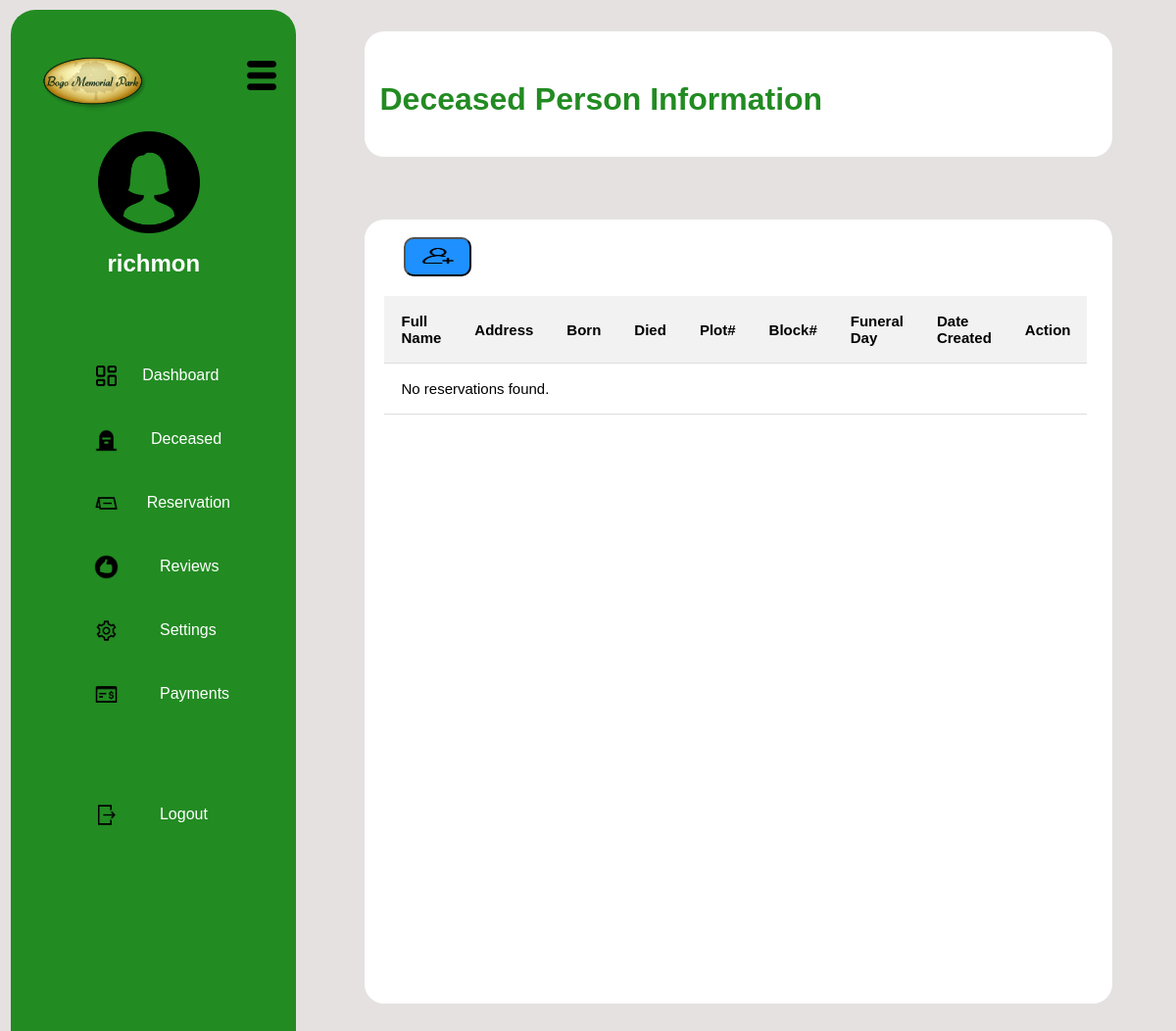
/adminDeceased.php (signed in), run on an earlier commit of the app's database.
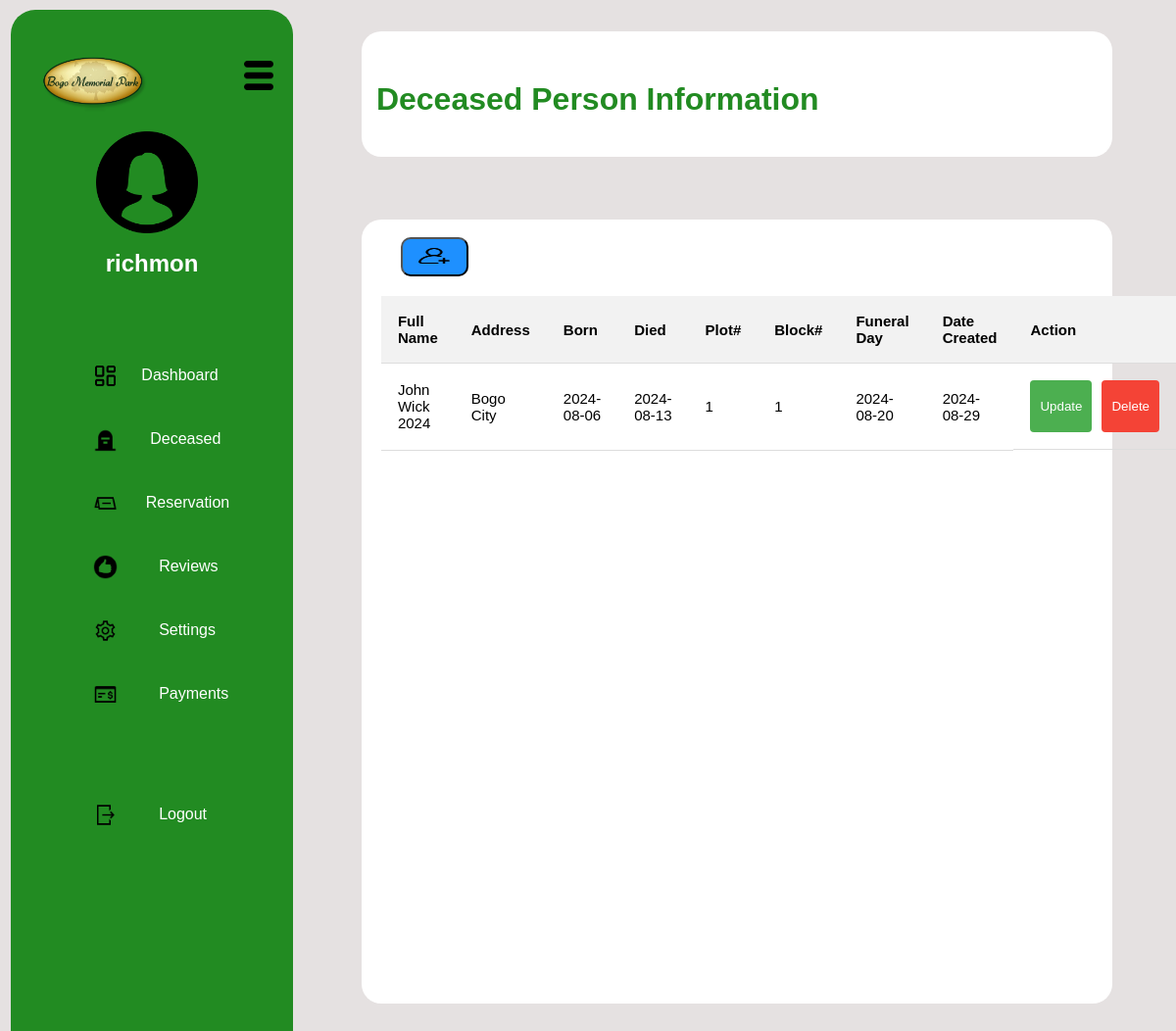
And on a later commit of the database.
### tables this page shows
CREATE TABLE `deceasedpersoninfo` (
  `id` int(11) NOT NULL,
  `fullname` varchar(100) NOT NULL,
  `address` varchar(100) NOT NULL,
  `born` date NOT NULL,
  `died` date NOT NULL,
  `plot` varchar(100) NOT NULL,
  `block` varchar(100) NOT NULL,
  `funeralday` date NOT NULL,
  `datecreated` date NOT NULL
);

### adminDeceased.php (the view, shortened to what this page needs)
<?php
$firstname = isset($_SESSION['firstname']) ? htmlspecialchars($_SESSION['firstname']) : 'Guest';
require_once 'connection.php';
if (isset($pdo)) {
    $stmt = $pdo->prepare("SELECT * FROM deceasedpersoninfo");
    $stmt->execute();
    $reservations = $stmt->fetchAll(PDO::FETCH_ASSOC);
} else {
    echo 'Database connection failed. Please try again later.';
    exit();
}
?>
<!DOCTYPE html>
<html lang="en">
<head>
    <link rel="stylesheet" href="CSS_FILE/admindeceasedinfo.css">
</head>
<body>
    <div class="row">
        <div class="left-content col-4">
            <div class="memoriallogo"><img src="./images/bogomemoriallogo.png" alt="bogomemoriallogo"></div>
            <div class="hamburgermenu"><img src="./images/hamburgermenu.png" alt="hamburgermenu"></div>
            <div class="adminprofile">
                <center><img src="./images/female.png" alt="adminicon">
                <h2><?php echo $firstname; ?></h2></center>
            </div>
            <center>
                <br>
                <div class="adminlinks">
                    <span><img src="./images/dashboard.png" alt="">&nbsp;&nbsp;<a href="adminDashboard.php">Dashboard</a></span>
                    <span><img src="./images/deceased.png" alt="">&nbsp;&nbsp;&nbsp;&nbsp;<a href="adminDeceased.php">Deceased</a></span>
                    <span><img src="./images/reservation.png" alt="">&nbsp;&nbsp;&nbsp;<a href="adminreservation.php">Reservation</a></span>
                    <span><img src="./images/review.png" alt="">&nbsp;&nbsp;&nbsp;&nbsp;&nbsp;&nbsp;<a href="adminreviews.php">Reviews</a></span>
                    <span><img src="./images/settings.png" alt="">&nbsp;&nbsp;&nbsp;&nbsp;&nbsp;&nbsp;<a href="adminsettings.php">Settings</a></span>
                    <span><img src="./images/payment.png" alt="">&nbsp;&nbsp;&nbsp;&nbsp;&nbsp;&nbsp;<a href="adminpayment.php">Payments</a></span>
                    <br>
                    <span><img src="./images/logout.png" alt="">&nbsp;&nbsp;&nbsp;&nbsp;&nbsp;&nbsp;<a href="logout.php">Logout</a></span>
                </div>
                <br>
            </center>
        </div>
        <div class="main">
            <div class="right-content1">
                <br>
                <br>
                <div class="right-header col-9">
                    <span><h1>Deceased Person Information</h1></span>
                </div>
            </div>
            <div class="right-content2">
                <br>
                <button class="btnadd" onclick="openAddModal()"><img src="./images/add-user.png" alt=""></button>
                <table id="myTable">
                    <thead>
                        <tr>
                            <th>Full Name</th>
                            <th>Address</th>
                            <th>Born</th>
                            <th>Died</th>
                            <th>Plot#</th>
                            <th>Block#</th>
                            <th>Funeral Day</th>
                            <th>Date Created</th>
                            <th>Action</th>
                        </tr>
                    </thead>
                    <tbody>
                        <?php if (isset($reservations) && !empty($reservations)): ?>
                            <?php foreach ($reservations as $reservation): ?>
                                <tr>
                                    <td><?php echo htmlspecialchars($reservation['fullname']); ?></td>
                                    <td><?php echo htmlspecialchars($reservation['address']); ?></td>
                                    <td><?php echo htmlspecialchars($reservation['born']); ?></td>
                                    <td><?php echo htmlspecialchars($reservation['died']); ?></td>
                                    <td><?php echo htmlspecialchars($reservation['plot']); ?></td>
                                    <td><?php echo htmlspecialchars($reservation['block']); ?></td>
                                    <td><?php echo htmlspecialchars($reservation['funeralday']); ?></td>
                                    <td><?php echo htmlspecialchars($reservation['datecreated']); ?></td>
                                    <td class="actions">
                                        <button class="button update" onclick="openModal(<?php echo htmlspecialchars(json_encode($reservation)); ?>)">Update</button>
                                        <form method="post" style="display:inline-block;">
                                            <button type="submit" class="button delete">Delete</button>
                                        </form>
                                    </td>
                                </tr>
                            <?php endforeach; ?>
                        <?php else: ?>
                            <tr><td colspan="9">No reservations found.</td></tr>
                        <?php endif; ?>
                    </tbody>
                </table>
            </div>
        </div>
    </div>
</body>
</html>

What changed in the data, as far as the page shows it:
added deceasedpersoninfo: fullname "John Wick 2024", address "Bogo City", born "2024-08-06", died "2024-08-13", plot "1", block "1", funeralday "2024-08-20", datecreated "2024-08-29"
Also different on the page:
text no longer shown: "No reservations found."
